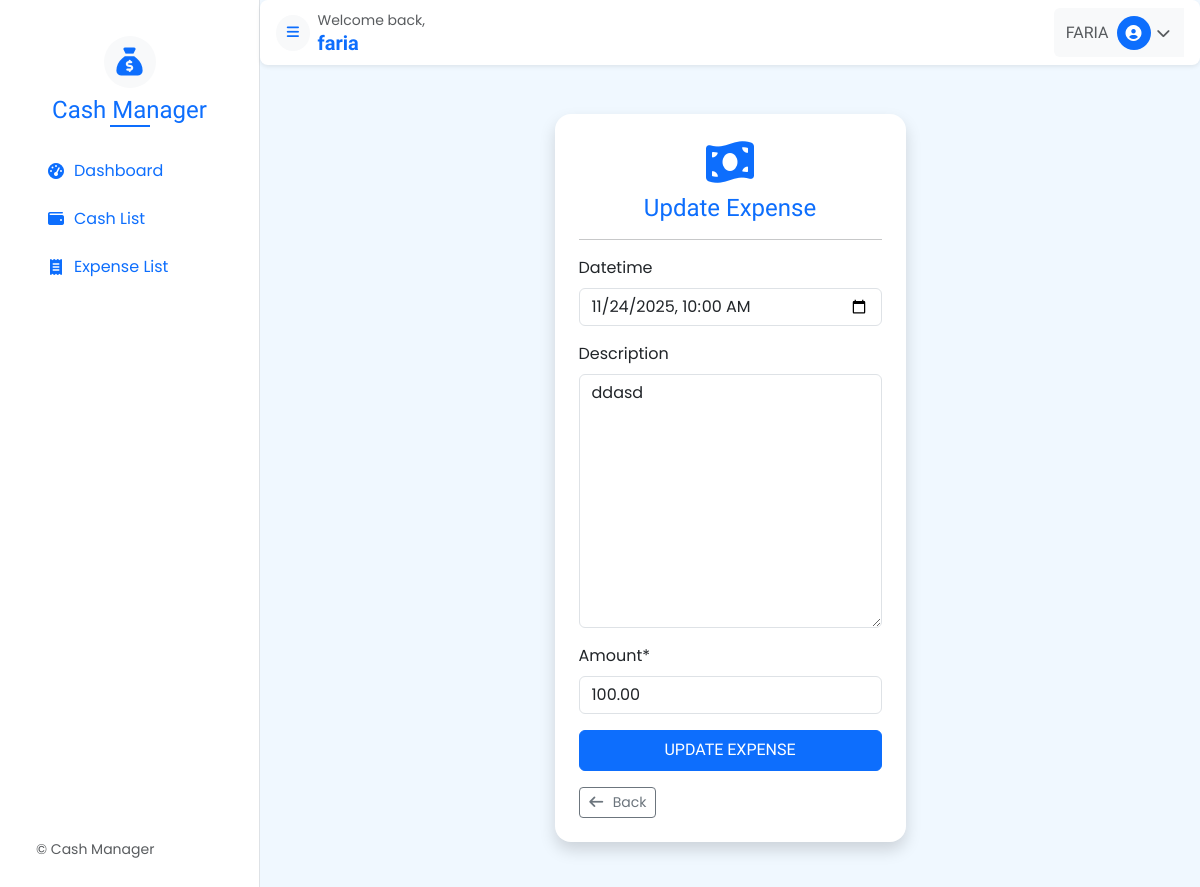
The page /expense/edit/1 (signed in) on the database its author committed.
### ManageCash/models.py (models this page shows)
class TransactionBase(models.Model):
    user = models.ForeignKey(settings.AUTH_USER_MODEL, on_delete=models.CASCADE)
    datetime = models.DateTimeField(blank=True, null=True)
    amount = models.DecimalField(max_digits=10, decimal_places=2)
    description = models.TextField(blank=True, null=True)
    class Meta:
        abstract = True

class Expense(TransactionBase):
    def __str__(self):
        return f"{self.user.username} - {self.amount}"

### ManageCash/views.py (the view)
# urls.py: path("expense/edit/<int:id>", edit_expense_view, name="expense_update"),
@login_required
def edit_expense_view(request, id):
    exp = get_object_or_404(Expense, id=id, user=request.user)
    if request.method == "POST":
        form = ExpenseForm(request.POST, instance=exp)
        if form.is_valid():
            form.save()
            messages.success(request, "Expense Updated successfully!")
            return redirect("expense_list")
        else:
            messages.error(request, "Please Try again!")
    else:
        form = ExpenseForm(instance=exp)
    context = {"form": form, "edit": True}
    return render(request, "pages/expense.html", context)

### ManageCash/forms.py
class ExpenseForm(forms.ModelForm):
    class Meta:
        model = Expense
        fields = ["datetime", "description", "amount"]
        widgets = {
            'datetime': forms.DateTimeInput(attrs={'type': 'datetime-local'})
        }

### ManageCash/context_processors.py (called while the page is built)
def site_info(request):
    return {
        "SITE_NAME": "Personal Cash Manager",
        "SITE_DESCRIPTION": "A simple app to track personal income and expenses.",
        "SUPPORT_EMAIL": "support@example.com",
        "COMPANY_NAME": "Your Company",
        "APP_VERSION": "1.0.0",
    }

### ManageCash/templates/pages/expense.html (shortened to what this page needs)
{% extends 'base.html' %}
{% load crispy_forms_tags %}
{% block content %}
  <div class="container py-4">
    <div class="row justify-content-center">
      <div class="col-md-6 col-lg-5">
        <div class="card shadow border-0 rounded-4">
          <div class="card-body px-4 py-4">
            <div class="text-center mb-3 text-primary">
              <i class="fas fa-money-bill-wave fa-3x mb-2"></i>
              <h2 class="h4 mb-0">
                {% if edit %}
                  Update Expense
                {% else %}
                  Add Your Expense
                {% endif %}
              </h2>
            </div>
            <hr />
            <div class="profile-info mb-3">
              <form action="" method="POST">
                {{ form|crispy }}
                <button type="submit" class="w-100 btn btn-primary">
                  {% if edit %}
                    Update Expense
                  {% else %}
                    Add Expense
                  {% endif %}
                </button>
              </form>
            </div>
            <div class="d-flex justify-content-between gap-2">
              <a class="btn btn-outline-secondary btn-sm" href="{% url 'expense_list' %}"><i class="fas fa-arrow-left me-1"></i> Back</a>
            </div>
          </div>
        </div>
      </div>
    </div>
  </div>
{% endblock %}

### ManageCash/templates/include/topbar.html (shortened to what this page needs)
<div class="top-bar-wrap d-flex justify-content-between align-items-center bg-white shadow-sm rounded-3 px-3 py-2 mb-3">
  <div class="top-left d-flex align-items-center">
    <button class="btn btn-light btn-sm rounded-circle border-0 me-2" id="sidebarToggle">
      <i class="fa-solid fa-bars text-primary"></i>
    </button>
    <div class="d-flex flex-column">
      <span class="text-muted small">Welcome back,</span>
      <h5 class="m-0 text-primary fw-semibold">
        {{ user.get_full_name|default:user.username }}
      </h5>
    </div>
  </div>
  <div class="top-right">
    <div class="btn-group">
      <button type="button"
              class="btn btn-light d-flex align-items-center border-0"
              data-bs-toggle="dropdown"
              aria-expanded="false">
        <span class="me-2 text-muted d-none d-sm-inline">
          {{ user.username }}
        </span>
        <span class="rounded-circle bg-primary text-white d-inline-flex align-items-center justify-content-center me-1"
              style="width: 34px; height: 34px;">
          <i class="fa-solid fa-circle-user"></i>
        </span>
        <i class="fa-solid fa-chevron-down small text-muted d-none d-sm-inline"></i>
      </button>
    </div>
  </div>
</div>

### hasan_wadp_19_ManageCash/static/sidebar.css (style rules this page uses)
.top-bar-wrap { width: calc(100vw - 260px); position: fixed; top: 0; left: 260px; background-color: #fff; padding: 8px 15px; z-index: 99; }

### hasan_wadp_19_ManageCash/static/main.css (style rules this page uses)
body { background-color: aliceblue; font-family: "Poppins", sans-serif; }
h1, h2, h3, h4, h5, h6 { font-family: "Marcellus", serif !important; }
button { font-family: "Marcellus", serif !important; text-transform: uppercase; padding-top: 7.5px !important; padding-bottom: 7.5px !important; }
.top-bar-wrap { min-height: 56px; }

### rows shown on the page
Expense: datetime "11/24/2025 10:00", description "ddasd", amount "100.00"

### other values the page prints
{{ user.get_full_name|default:user.username }} "faria"
{{ user.username }} "FARIA"
